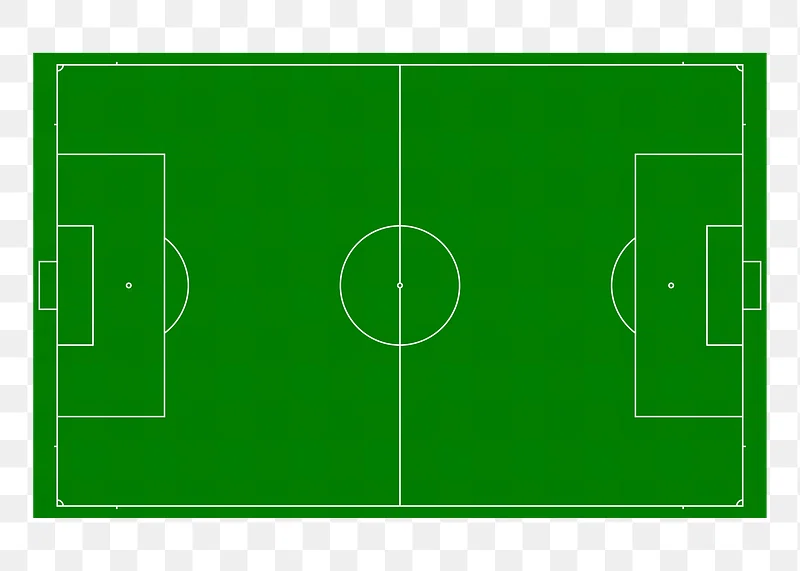
#> input picture pic.webp, 800 x 571 px
$ python -i vanishing_point.py   (imports and definitions only)
#> lines starting #> are read from the running program, lines starting #| are printed output that depends on the picture; after the words box and inside, x2 and y2 are one past the last pixel; in counts of white or black regions, pixels touching at a corner belong together
#> further down, picture is the input picture: shape (571, 800, 3); mean B, G, R 67.3, 158.1, 67.9
import cv2
import numpy as np

def det(a, b):
    return a[0] * b[1] - a[1] * b[0]

def line_intersection(line1, line2):
    x_diff = (line1[0][0] - line1[1][0], line2[0][0] - line2[1][0])
    y_diff = (line1[0][1] - line1[1][1], line2[0][1] - line2[1][1])

    div = det(x_diff, y_diff)
    if div == 0:
        return None

    d = (det(*line1), det(*line2))
    x = det(d, x_diff) / div
    y = det(d, y_diff) / div

    return [x, y]

def find_intersections(lines):
    intersections = []
    for i, line_1 in enumerate(lines):
        for line_2 in lines[i + 1:]:
            intersection = line_intersection(line_1, line_2)
            if intersection:
                intersections.append(intersection)
    return intersections

def get_vertical_lines(img, side):
#> called with side = 'right'
    selectedLines = []
    selectedLinesParams = []
    linesFound = False
    BlueRedMask = 100

    # Adaptive thresholding for green field mask
    while not linesFound and BlueRedMask > 0:
        hsv = cv2.cvtColor(img, cv2.COLOR_BGR2HSV)
        mask = cv2.inRange(hsv, (35, BlueRedMask, BlueRedMask), (70, 255, 255))
        imask = mask > 0
        green = np.zeros_like(img, np.uint8)
        green[imask] = img[imask]

        edges = cv2.Canny(green, 150, 250, apertureSize=3)
        lines = cv2.HoughLines(edges, 1, np.pi/180, 200)

        if lines is not None and len(lines) > 2:
            linesFound = True
        else:
            BlueRedMask -= 10
#> this loop made 1 pass
#> pass 1, in get_vertical_lines, `mask = cv2.inRange(hsv, (35, BlueRedMask, BlueRedMask), (70, 255, 255))`:
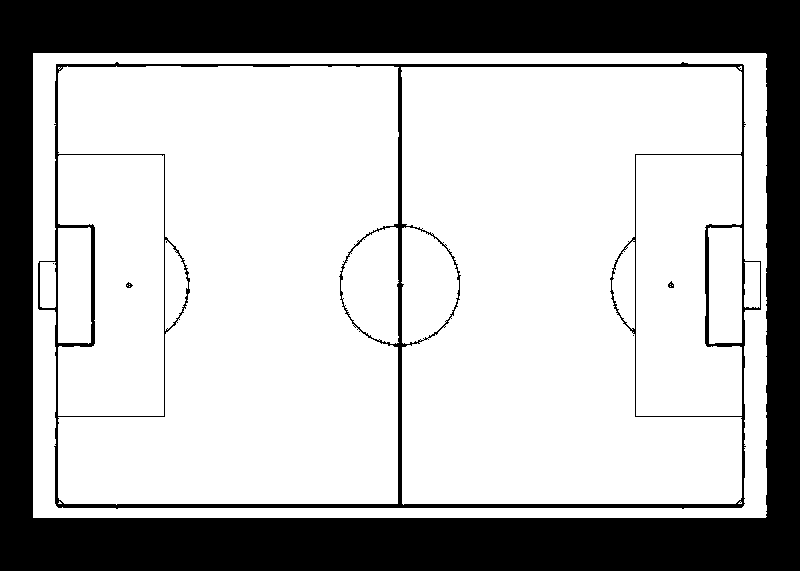
#> mask: shape (571, 800); 72% white; 6 black regions (2 under 20 px), largest, box (x1, y1, x2, y2) and area: (0, 0, 800, 571) 115673, (38, 62, 761, 509) 12319, (668, 281, 674, 288) 27, (126, 282, 133, 288) 25
#> pass 1, in get_vertical_lines, `edges = cv2.Canny(green, 150, 250, apertureSize=3)`:
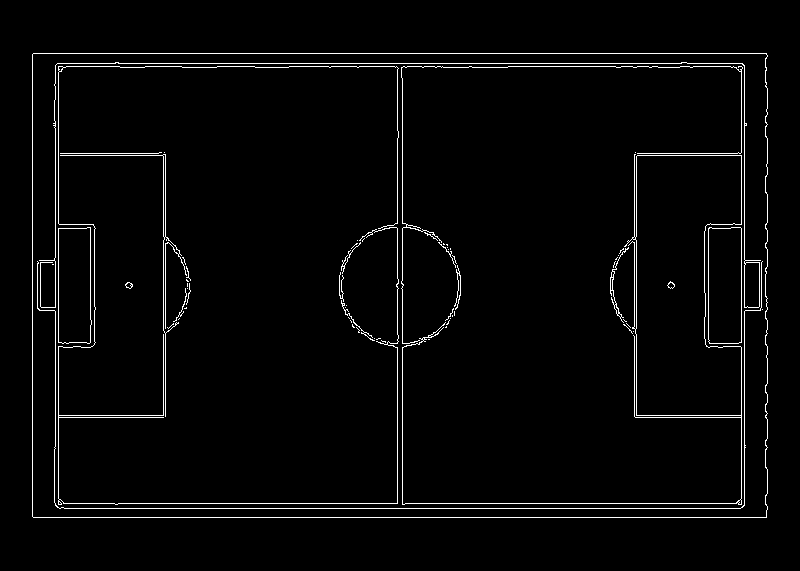
#> edges: shape (571, 800); 2.6% white in thin lines or dots, all inside (x1, y1, x2, y2) = (32, 53, 768, 518)
#> after the loop:
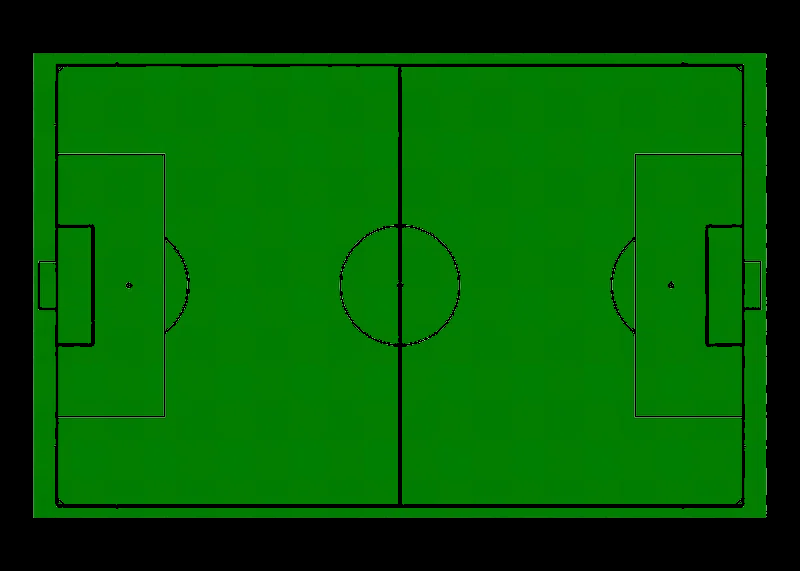
#> green: shape (571, 800, 3); mean B, G, R 1.4, 90.4, 2
#> after the loop, BlueRedMask = 100

    if not linesFound:
        return []

    linesFound = False
    if side == 'left':
        # Lines leaning right (goal on left)
        angleMinLimit = 20
        angleMaxLimit = 70
    else:
        # Lines leaning left (goal on right)
        angleMinLimit = 105
        angleMaxLimit = 150

    rLimit = 300
    while not linesFound:
        for line in lines:
            for r, theta in line:
                isLineValid = True
                a = np.cos(theta)
                b = np.sin(theta)

                # angle in degrees
                angle_deg = theta * 180 / np.pi

                if angleMinLimit < angle_deg < angleMaxLimit:
                    x0 = a*r
                    y0 = b*r
                    x1 = int(x0 + 1000*(-b))
                    y1 = int(y0 + 1000*(a))
                    x2 = int(x0 - 1000*(-b))
                    y2 = int(y0 - 1000*(a))

                    if len(selectedLines) > 0:
                        for lineParams in selectedLinesParams:
                            if abs(lineParams[0] - r) < rLimit:
                                isLineValid = False
                        for selectedLine in selectedLines:
                            if not line_intersection(selectedLine, [[x1, y1], [x2, y2]]):
                                isLineValid = False

                    if isLineValid:
                        selectedLines.append([[x1, y1], [x2, y2]])
                        selectedLinesParams.append([r, theta])

        if len(selectedLines) < 2:
            if rLimit >= 75:
                rLimit -= 10
            else:
                angleMinLimit -= 1
                angleMaxLimit += 1
                rLimit = 100
        else:
            linesFound = True

    return selectedLines

def compute_vertical_vanishing_point(img, goalDirection='right'):
    """
    Compute vertical vanishing lines and vanishing point using the markings on the field.
    Returns the vanishing point (x, y) by extracting pitch markings (Hough lines)
    and calculating their intersection convergence.
    """
    selectedLines = get_vertical_lines(img, goalDirection)
#> selectedLines = [[[-1000, 52], [999, 53]], [[744, 1000], [744, -1000]]]
    if not selectedLines:
        # Fallback if no lines are found
        return (img.shape[1]/2, -1000)

    intersectionPoints = find_intersections(selectedLines)
#> the loop in find_intersections, `for i, line_1 in enumerate(lines):` made 2 passes
#> line_1 on pass 1: [[-1000, 52], [999, 53]]
#> line_1 on pass 2: [[744, 1000], [744, -1000]]
#> after the loop in find_intersections, `for i, line_1 in enumerate(lines):`: intersections = [[744, 52.87]]
#> intersectionPoints = [[744, 52.87]]

    if not intersectionPoints:
        return (img.shape[1]/2, -1000)

    vanishingPointX = 0.0
    vanishingPointY = 0.0
    for point in intersectionPoints:
        vanishingPointX += point[0]
        vanishingPointY += point[1]
#> this loop made 1 pass
#> after the loop, vanishingPointX = 744; vanishingPointY = 52.87

    return (vanishingPointX / len(intersectionPoints), vanishingPointY / len(intersectionPoints))

>>> import cv2
>>> picture = cv2.imread('pic.webp')
>>> result = compute_vertical_vanishing_point(picture)
#> result = (744, 52.87)
